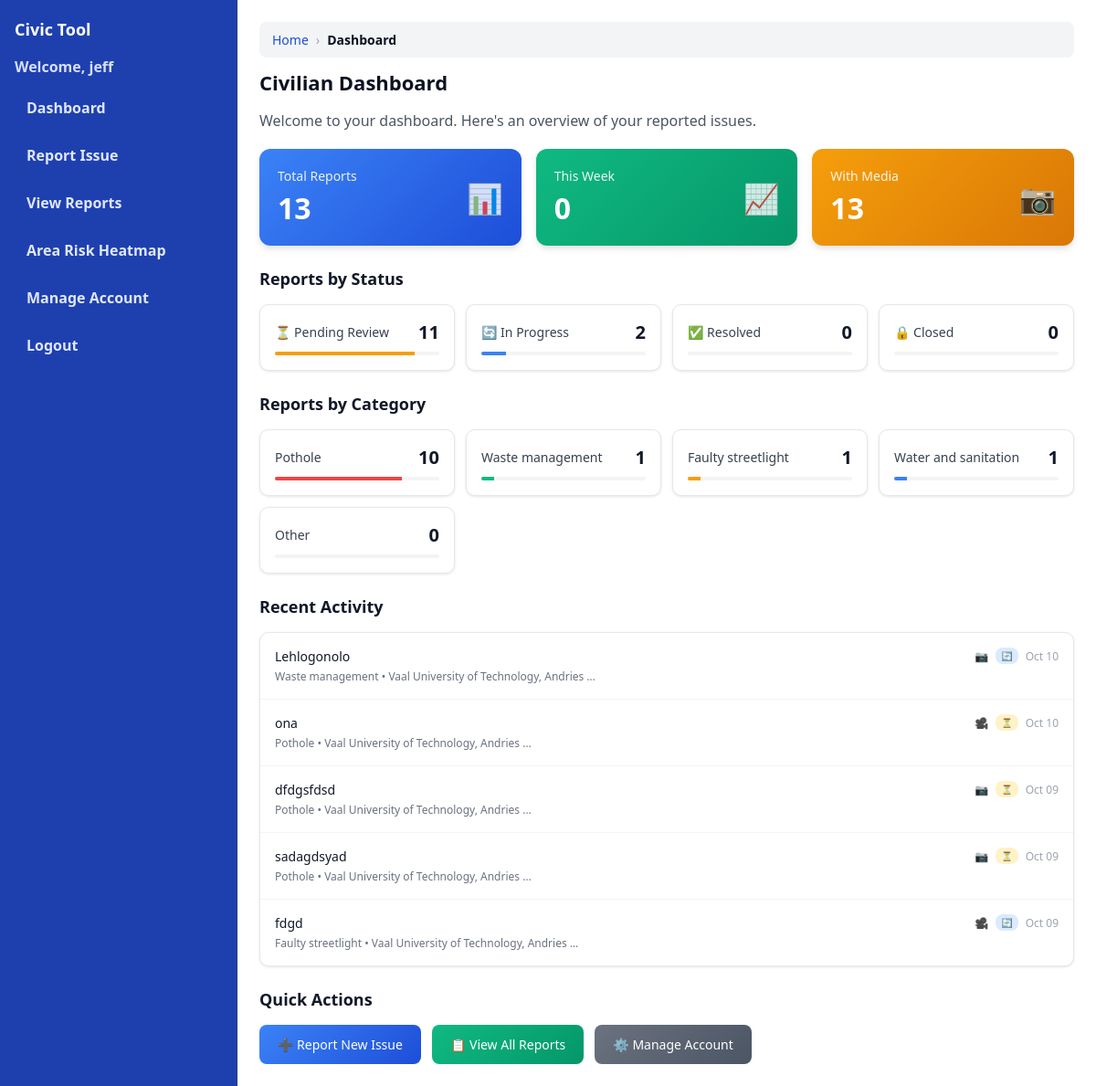
The page /civilian/dashboard/ (signed in) on the database its author committed.
### civilian/models.py (models this page shows, shortened)
class IssueReport(models.Model):
    CATEGORY_CHOICES = [
        ("pothole", "Pothole"),
        ("waste", "Waste management"),
        ("streetlight", "Faulty streetlight"),
        ("water", "Water and sanitation"),
        ("other", "Other"),
    ]
    STATUS_CHOICES = [
        ("pending", "Pending Review"),
        ("in_progress", "In Progress"),
        ("resolved", "Resolved"),
        ("closed", "Closed"),
    ]
    SEVERITY_CHOICES = [
        ("low", "Low"),
        ("medium", "Medium"),
        ("high", "High"),
        ("critical", "Critical"),
    ]
    reporter = models.ForeignKey(User, null=True, blank=True, on_delete=models.SET_NULL, related_name="issue_reports")
    title = models.CharField(max_length=200)
    category = models.CharField(max_length=32, choices=CATEGORY_CHOICES)
    description = models.TextField()
    location = models.CharField(max_length=255, help_text="Street address or description of the location")
    status = models.CharField(max_length=20, choices=STATUS_CHOICES, default="pending")
    severity = models.CharField(max_length=20, choices=SEVERITY_CHOICES, default="medium")
    created_at = models.DateTimeField(auto_now_add=True)
    updated_at = models.DateTimeField(auto_now=True)
    image = models.ImageField(upload_to="issues/images/", null=True, blank=True)
    video = models.FileField(upload_to="issues/videos/", null=True, blank=True)

### civilian/views.py (the view, shortened to what this page needs)
# urls.py: path("", views.dashboard, name="admin_home"),
def dashboard(request: HttpRequest) -> HttpResponse:
    if request.user.is_authenticated:
        user_reports = IssueReport.objects.filter(reporter=request.user)
        total_reports = user_reports.count()
        category_stats = {}
        for choice in IssueReport.CATEGORY_CHOICES:
            category_stats[choice[0]] = {
                'name': choice[1],
                'count': user_reports.filter(category=choice[0]).count()
            }
        from datetime import datetime, timedelta
        from django.utils import timezone
        week_ago = timezone.now() - timedelta(days=7)
        recent_reports = user_reports.filter(created_at__gte=week_ago).count()
        reports_with_media = user_reports.filter(
            models.Q(image__isnull=False) | models.Q(video__isnull=False)
        ).count()
        status_stats = {}
        for choice in IssueReport.STATUS_CHOICES:
            status_stats[choice[0]] = {
                'name': choice[1],
                'count': user_reports.filter(status=choice[0]).count()
            }
        latest_reports = user_reports.order_by('-created_at')[:5]
        context = {
            'total_reports': total_reports,
            'category_stats': category_stats,
            'status_stats': status_stats,
            'recent_reports': recent_reports,
            'reports_with_media': reports_with_media,
            'latest_reports': latest_reports,
        }
    return render(request, "civilian/dashboard.html", context)

### civilian/templates/civilian/dashboard.html (shortened to what this page needs)
{% extends 'civilian/base.html' %}
{% block content %}
<nav class="breadcrumb">
    <a href="#">Home</a>
    <span>›</span>
    <span style="color: #0b1220; font-weight: 600;">Dashboard</span>
    </nav>
<h2 class="header">Civilian Dashboard</h2>
<p class="muted">Welcome to your dashboard. Here's an overview of your reported issues.</p>
{% if request.user.is_authenticated %}
<div style="display:grid;grid-template-columns:repeat(auto-fit,minmax(250px,1fr));gap:16px;margin-top:20px;">
    <div style="background:linear-gradient(135deg,#3b82f6,#1d4ed8);color:#ffffff;border-radius:12px;padding:20px;box-shadow:0 4px 6px rgba(0,0,0,0.1);">
        <div style="display:flex;justify-content:space-between;align-items:center;">
            <div>
                <div style="font-size:14px;opacity:0.9;margin-bottom:4px;">Total Reports</div>
                <div style="font-size:32px;font-weight:700;">{{ total_reports }}</div>
            </div>
            <div style="font-size:32px;opacity:0.8;">📊</div>
        </div>
    </div>
    <div style="background:linear-gradient(135deg,#10b981,#059669);color:#ffffff;border-radius:12px;padding:20px;box-shadow:0 4px 6px rgba(0,0,0,0.1);">
        <div style="display:flex;justify-content:space-between;align-items:center;">
            <div>
                <div style="font-size:14px;opacity:0.9;margin-bottom:4px;">This Week</div>
                <div style="font-size:32px;font-weight:700;">{{ recent_reports }}</div>
            </div>
            <div style="font-size:32px;opacity:0.8;">📈</div>
        </div>
    </div>
    <div style="background:linear-gradient(135deg,#f59e0b,#d97706);color:#ffffff;border-radius:12px;padding:20px;box-shadow:0 4px 6px rgba(0,0,0,0.1);">
        <div style="display:flex;justify-content:space-between;align-items:center;">
            <div>
                <div style="font-size:14px;opacity:0.9;margin-bottom:4px;">With Media</div>
                <div style="font-size:32px;font-weight:700;">{{ reports_with_media }}</div>
            </div>
            <div style="font-size:32px;opacity:0.8;">📷</div>
        </div>
    </div>
</div>
<div style="margin-top:24px;">
    <h3 style="font-size:18px;font-weight:600;color:#111827;margin-bottom:16px;">Reports by Status</h3>
    <div style="display:grid;grid-template-columns:repeat(auto-fit,minmax(200px,1fr));gap:12px;">
        {% for key, stat in status_stats.items %}
        <div style="background:#ffffff;border-radius:10px;padding:16px;border:1px solid #e5e7eb;box-shadow:0 1px 3px rgba(0,0,0,0.1);">
            <div style="display:flex;justify-content:space-between;align-items:center;margin-bottom:8px;">
                <div style="font-size:14px;font-weight:500;color:#374151;">
                    {% if key == 'pending' %}⏳ {{ stat.name }}
                    {% elif key == 'in_progress' %}🔄 {{ stat.name }}
                    {% elif key == 'resolved' %}✅ {{ stat.name }}
                    {% elif key == 'closed' %}🔒 {{ stat.name }}
                    {% else %}{{ stat.name }}{% endif %}
                </div>
                <div style="font-size:20px;font-weight:700;color:#111827;">{{ stat.count }}</div>
            </div>
            <div style="height:4px;background:#f3f4f6;border-radius:2px;overflow:hidden;">
                {% if total_reports > 0 %}
                <div style="height:100%;background:{% if key == 'pending' %}#f59e0b{% elif key == 'in_progress' %}#3b82f6{% elif key == 'resolved' %}#10b981{% elif key == 'closed' %}#6b7280{% else %}#8b5cf6{% endif %};width:{% widthratio stat.count total_reports 100 %}%;"></div>
                {% endif %}
            </div>
        </div>
        {% endfor %}
    </div>
</div>
<div style="margin-top:24px;">
    <h3 style="font-size:18px;font-weight:600;color:#111827;margin-bottom:16px;">Reports by Category</h3>
    <div style="display:grid;grid-template-columns:repeat(auto-fit,minmax(200px,1fr));gap:12px;">
        {% for key, stat in category_stats.items %}
        <div style="background:#ffffff;border-radius:10px;padding:16px;border:1px solid #e5e7eb;box-shadow:0 1px 3px rgba(0,0,0,0.1);">
            <div style="display:flex;justify-content:space-between;align-items:center;margin-bottom:8px;">
                <div style="font-size:14px;font-weight:500;color:#374151;">{{ stat.name }}</div>
                <div style="font-size:20px;font-weight:700;color:#111827;">{{ stat.count }}</div>
            </div>
            <div style="height:4px;background:#f3f4f6;border-radius:2px;overflow:hidden;">
                {% if total_reports > 0 %}
                <div style="height:100%;background:{% if key == 'pothole' %}#ef4444{% elif key == 'waste' %}#10b981{% elif key == 'streetlight' %}#f59e0b{% elif key == 'water' %}#3b82f6{% else %}#8b5cf6{% endif %};width:{% widthratio stat.count total_reports 100 %}%;"></div>
                {% endif %}
            </div>
        </div>
        {% endfor %}
    </div>
</div>
<div style="margin-top:24px;">
    <h3 style="font-size:18px;font-weight:600;color:#111827;margin-bottom:16px;">Recent Activity</h3>
    {% if latest_reports %}
    <div style="background:#ffffff;border-radius:10px;border:1px solid #e5e7eb;overflow:hidden;box-shadow:0 1px 3px rgba(0,0,0,0.1);">
        {% for report in latest_reports %}
        <div style="padding:16px;border-bottom:1px solid #f3f4f6;{% if forloop.last %}border-bottom:none;{% endif %}">
            <div style="display:flex;justify-content:space-between;align-items:start;gap:12px;">
                <div style="flex:1;">
                    <div style="font-size:14px;font-weight:500;color:#111827;margin-bottom:4px;">{{ report.title }}</div>
                    <div style="font-size:12px;color:#6b7280;">{{ report.get_category_display }} • {{ report.location|truncatechars:40 }}</div>
                </div>
                <div style="display:flex;align-items:center;gap:8px;">
                    {% if report.image %}
                    <span style="color:#10b981;font-size:12px;">📷</span>
                    {% elif report.video %}
                    <span style="color:#ef4444;font-size:12px;">🎥</span>
                    {% endif %}
                    {% if report.status == 'pending' %}
                        <span style="background:#fef3c7;color:#92400e;padding:2px 6px;border-radius:8px;font-size:10px;font-weight:500;">⏳</span>
                    {% elif report.status == 'in_progress' %}
                        <span style="background:#dbeafe;color:#1e40af;padding:2px 6px;border-radius:8px;font-size:10px;font-weight:500;">🔄</span>
                    {% elif report.status == 'resolved' %}
                        <span style="background:#d1fae5;color:#065f46;padding:2px 6px;border-radius:8px;font-size:10px;font-weight:500;">✅</span>
                    {% elif report.status == 'closed' %}
                        <span style="background:#f3f4f6;color:#374151;padding:2px 6px;border-radius:8px;font-size:10px;font-weight:500;">🔒</span>
                    {% endif %}
                    <div style="font-size:12px;color:#9ca3af;">{{ report.created_at|date:"M d" }}</div>
                </div>
            </div>
        </div>
        {% endfor %}
    </div>
    {% endif %}
</div>
<div style="margin-top:24px;">
    <h3 style="font-size:18px;font-weight:600;color:#111827;margin-bottom:16px;">Quick Actions</h3>
    <div style="display:flex;gap:12px;flex-wrap:wrap;">
        <a href="{% url 'civilian_report_issue' %}" style="background:linear-gradient(135deg,#3b82f6,#1d4ed8);color:#ffffff;text-decoration:none;padding:12px 20px;border-radius:8px;font-size:14px;font-weight:500;display:flex;align-items:center;gap:8px;">
            ➕ Report New Issue
        </a>
        <a href="{% url 'civilian_view_reports' %}" style="background:linear-gradient(135deg,#10b981,#059669);color:#ffffff;text-decoration:none;padding:12px 20px;border-radius:8px;font-size:14px;font-weight:500;display:flex;align-items:center;gap:8px;">
            📋 View All Reports
        </a>
        <a href="{% url 'civilian_manage_account' %}" style="background:linear-gradient(135deg,#6b7280,#4b5563);color:#ffffff;text-decoration:none;padding:12px 20px;border-radius:8px;font-size:14px;font-weight:500;display:flex;align-items:center;gap:8px;">
            ⚙️ Manage Account
        </a>
    </div>
</div>
{% endif %}
{% endblock %}

### civilian/templates/civilian/base.html (shortened to what this page needs)
<!DOCTYPE html>
<html lang="en">
<head>
</head>
<body>
    <aside class="sidebar">
        <h1 class="brand">Civic Tool</h1>
         {% if request.user.is_authenticated %}
         <div class="welcome">Welcome, {{ request.user.username }}</div>
         {% endif %}
        <nav class="nav">
            <a href="{% url 'civilian_dashboard' %}">Dashboard</a>
            <a href="{% url 'civilian_report_issue' %}">Report Issue</a>
            <a href="{% url 'civilian_view_reports' %}">View Reports</a>
            <a href="{% url 'civilian_area_risk_heatmap' %}">Area Risk Heatmap</a>
            <a href="{% url 'civilian_manage_account' %}">Manage Account</a>
            <a id="logout-link" href="#">Logout</a>
        </nav>
    </aside>
    <main class="content">
         {% block content %}{% endblock %}
    </main>
</body>
</html>

### civilian/templates/civilian/base.html (style rules this page uses)
:root { --bg: #ffffff; --panel: #ffffff; --accent: #1d4ed8; --text: #0b1220; --muted: #4b5563; --sidebar-bg: #1e40af; }
* { box-sizing: border-box; }
body { margin: 0; font-family: system-ui, -apple-system, Segoe UI, Roboto, "Helvetica Neue", Arial, "Noto Sans", "Apple Color Emoji", "Segoe UI Emoji"; background: #ffffff; color: var(--text); min-height: 100vh; display: grid; grid-template-columns: 260px 1fr; }
.sidebar { background: var(--sidebar-bg); border-right: 1px solid #1e3a8a; padding: 20px 16px; min-height: 100vh; position: relative; transition: transform 0.3s ease; }
.brand { font-weight: 800; color: #ffffff; font-size: 18px; margin: 0 0 18px; }
.nav { display: flex; flex-direction: column; gap: 8px; }
.welcome { color: #e0e7ff; font-weight: 600; margin: 0 0 12px; opacity: 0.95; }
.nav a { display: block; text-decoration: none; color: #e0e7ff; padding: 10px 12px; border-radius: 10px; font-weight: 600; border: 1px solid transparent; transition: all 0.2s; }
.content { padding: 24px; background: var(--panel); }
.breadcrumb { display: flex; align-items: center; gap: 8px; margin: 0 0 12px; font-size: 14px; color: var(--muted); background: #f3f4f6; padding: 10px 14px; border-radius: 8px; }
.breadcrumb a { color: var(--accent); text-decoration: none; font-weight: 500; }
.breadcrumb span { color: #9ca3af; }
.header { margin: 0 0 12px; font-size: 22px; font-weight: 800; color: #0b1220; }
.muted { color: var(--muted); }

### rows shown on the page
IssueReport: title "Lehlogonolo", category "Waste management", location "Vaal University of Technology, Andries …", created_at "Oct 10"
IssueReport: title "ona", category "Pothole", location "Vaal University of Technology, Andries …", created_at "Oct 10"
IssueReport: title "dfdgsfdsd", category "Pothole", location "Vaal University of Technology, Andries …", created_at "Oct 09"
IssueReport: title "sadagdsyad", category "Pothole", location "Vaal University of Technology, Andries …", created_at "Oct 09"
IssueReport: title "fdgd", category "Faulty streetlight", location "Vaal University of Technology, Andries …", created_at "Oct 09"

### other values the page prints
{{ request.user.username }} "jeff"
{{ total_reports }} "13"
{{ recent_reports }} "0"
{{ reports_with_media }} "13"
{{ stat.name }} "Pending Review"
{{ stat.count }} "11" "2" "0" "0"
{{ stat.name }} "In Progress"
{{ stat.name }} "Resolved"
{{ stat.name }} "Closed"
{{ stat.name }} "Pothole" "Waste management" "Faulty streetlight" "Water and sanitation" "Other"
{{ stat.count }} "10" "1" "1" "1" "0"
